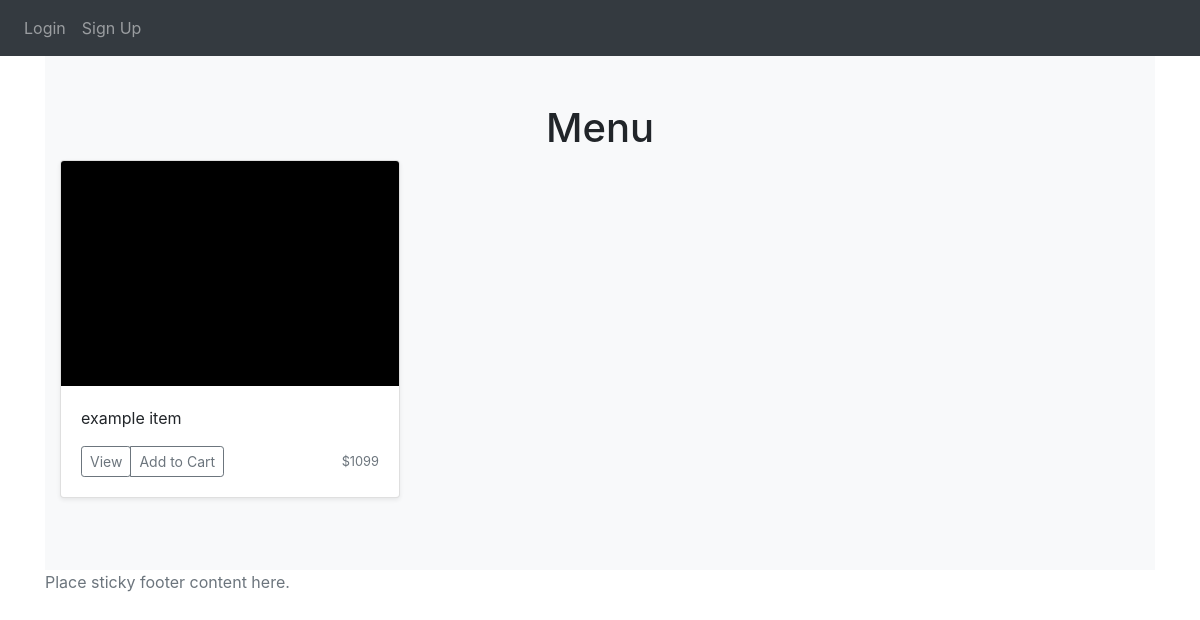
Before: /menu with the older database file.
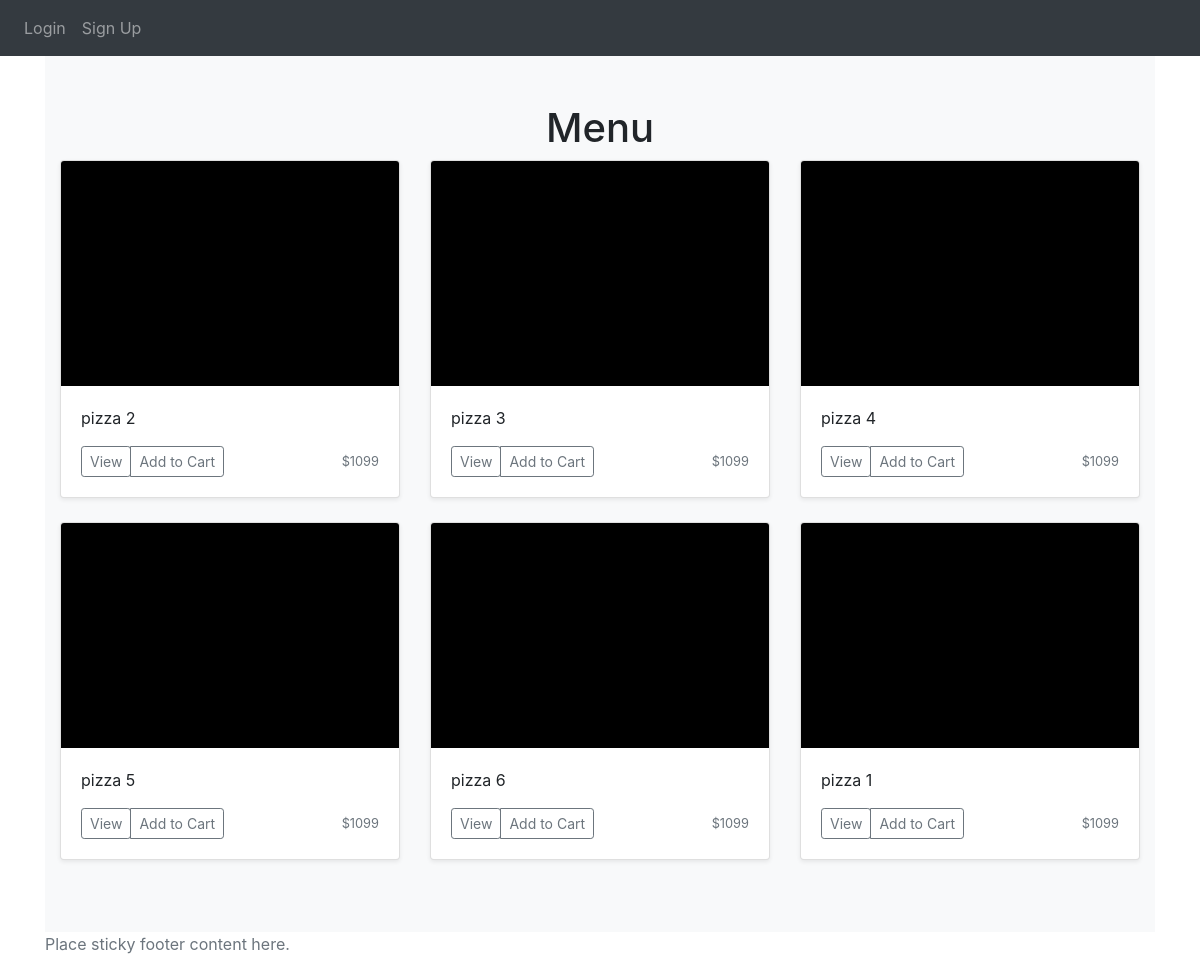
After: the same page with the newer database file.
### website/models.py (models this page shows)
class Items(db.Model):
    id = db.Column(db.Integer, primary_key=True)
    quantity = db.Column(db.Integer)
    price = db.Column(db.Integer)
    option1price = db.Column(db.Integer)
    option2price = db.Column(db.Integer)
    name = db.Column(db.String(150))
    option1Name = db.Column(db.String(150))
    option2Name = db.Column(db.String(150))
    description = db.Column(db.String(500))
    option1Description = db.Column(db.String(500))
    option2Description = db.Column(db.String(500))
    item_image = db.Column(db.String(40))

### website/views.py (the view)
@views.route('/menu', methods=['GET', 'POST'])
def menu():
    rows = Cart.query.filter(Cart.id).count()
    return render_template('menu.html', user=current_user, items=get_items(), rows=rows)

### website/views.py (called while the page is built)
def get_items():
  ids = [id[0] for id in Items.query.with_entities(Items.id).all()] # fixed
  test_items = []
  for id in ids:
    item = Items.query.filter_by(id=id).first()
    grabber = {'id': 0, 'name': '', 'price': 0, 'desc': '', 'img': '', 'toppings': ['']}
    grabber['id'] = id
    grabber['name'] = item.name
    grabber['price'] = item.price
    grabber['desc'] = item.description
    grabber['img'] = item.item_image
    test_items.append(grabber)
  return test_items

### website/templates/menu.html (shortened to what this page needs)
{% extends "base.html" %} {% block title %}Menu{% endblock %}
{% block content%}
<div class="album py-5 bg-light">
    <h1 align="center">Menu</h1>
    <div class="container">
      <div class="row">
        {% for item in items %}
        <div class="col-md-4">
          <div class="card mb-4 shadow-sm">
            <div class="card-body">
              <p class="card-text">{{ item.name }}</p>
              <div class="d-flex justify-content-between align-items-center">
                <div class="btn-group">
                  <a href="{{ url_for ('views.item', id=item.id) }}"><button type="button" class="btn btn-sm btn-outline-secondary">View</button></a>
                    <button onClick="addToCart(price1, image1)" class="btn btn-sm btn-outline-secondary">Add to Cart</button>
                </div>
                <small class="text-muted">${{ item.price }}</small>
              </div>
            </div>
          </div>
        </div>
        {% endfor %}
      </div>
    </div>
  </div>
{% endblock %}

### website/templates/base.html (shortened to what this page needs)
<!DOCTYPE html>
<html>
  <head>
    <link
      rel="stylesheet"
      href="https://stackpath.bootstrapcdn.com/bootstrap/4.4.1/css/bootstrap.min.css"
    />
    <link
      rel="stylesheet"
      href="https://stackpath.bootstrapcdn.com/font-awesome/4.7.0/css/font-awesome.min.css"
    />
  </head>
  <body>
    <nav class="navbar navbar-expand-lg navbar-dark bg-dark">
      <div class="collapse navbar-collapse" id="navbar">
        <div class="navbar-nav">
          {% if user.is_authenticated %}
            {% if user.id == 1 %}
            <a class="nav-item nav-link" id="home" href="/admin">Admin</a>
            {% endif %}
          <a class="nav-item nav-link" id="home" href="/">Home</a>
          <a class="nav-item nav-link" id="logout" href="/logout">Logout</a>
          <a class="nav-item nav-link" id="menu" href="/menu">Menu</a>
          <a class="nav-item nav-link" id="cart" href="/cart">Cart ({% block cart %}0{% endblock %})</a>
          {% else %}
          <a class="nav-item nav-link" id="login" href="/login">Login</a>
          <a class="nav-item nav-link" id="signUp" href="/sign-up">Sign Up</a>
          {% endif %}
        </div>
      </div>
    </nav>
    <div class="container">{% block content %} {% endblock %}</div>
  </body>
  <footer class="footer">
    <div class="container">
      <span class="text-muted">Place sticky footer content here.</span>
    </div>
  </footer>
</html>

Changed rows visible on the page:
removed Items: name "example item", price "1099"
added Items: name "pizza 2", price "1099"
added Items: name "pizza 3", price "1099"
added Items: name "pizza 4", price "1099"
added Items: name "pizza 5", price "1099"
added Items: name "pizza 6", price "1099"
added Items: name "pizza 1", price "1099"
